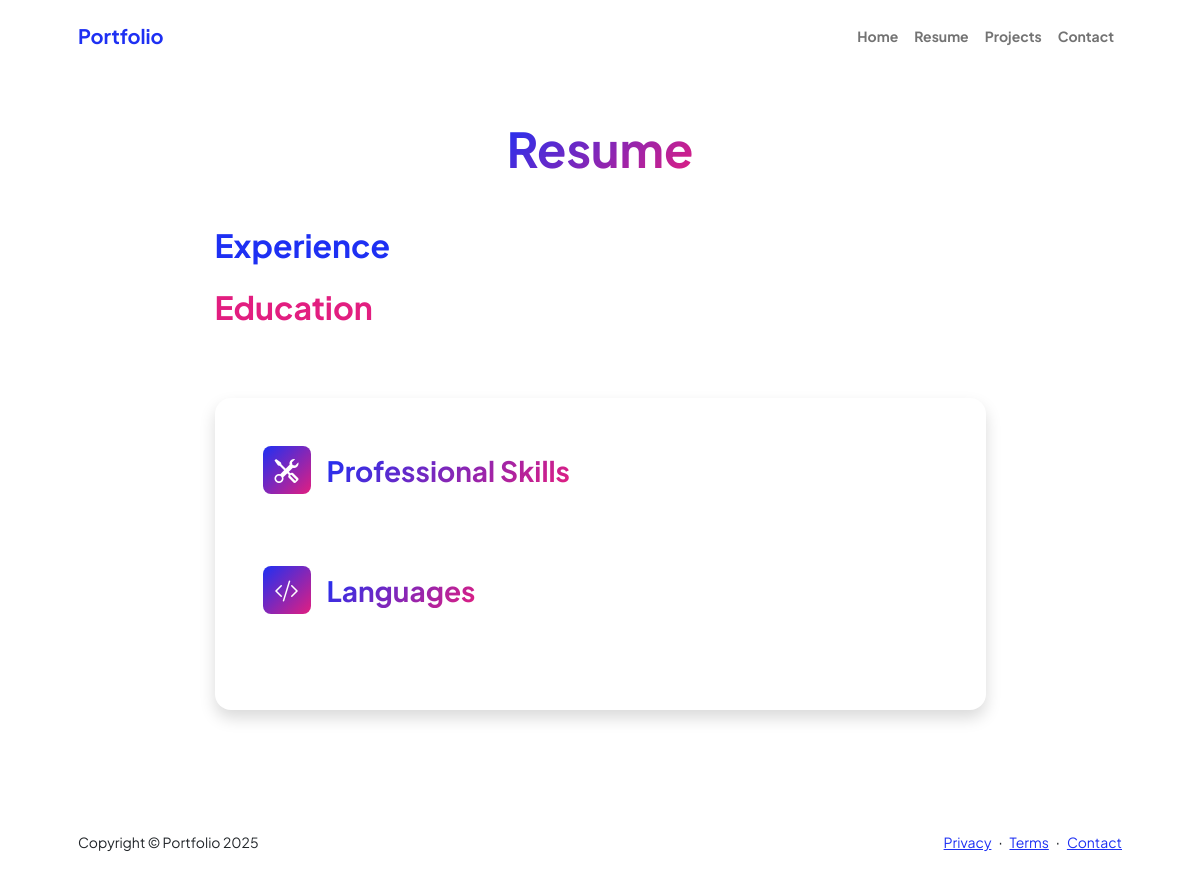
The page /resume/ on the database as committed earlier.
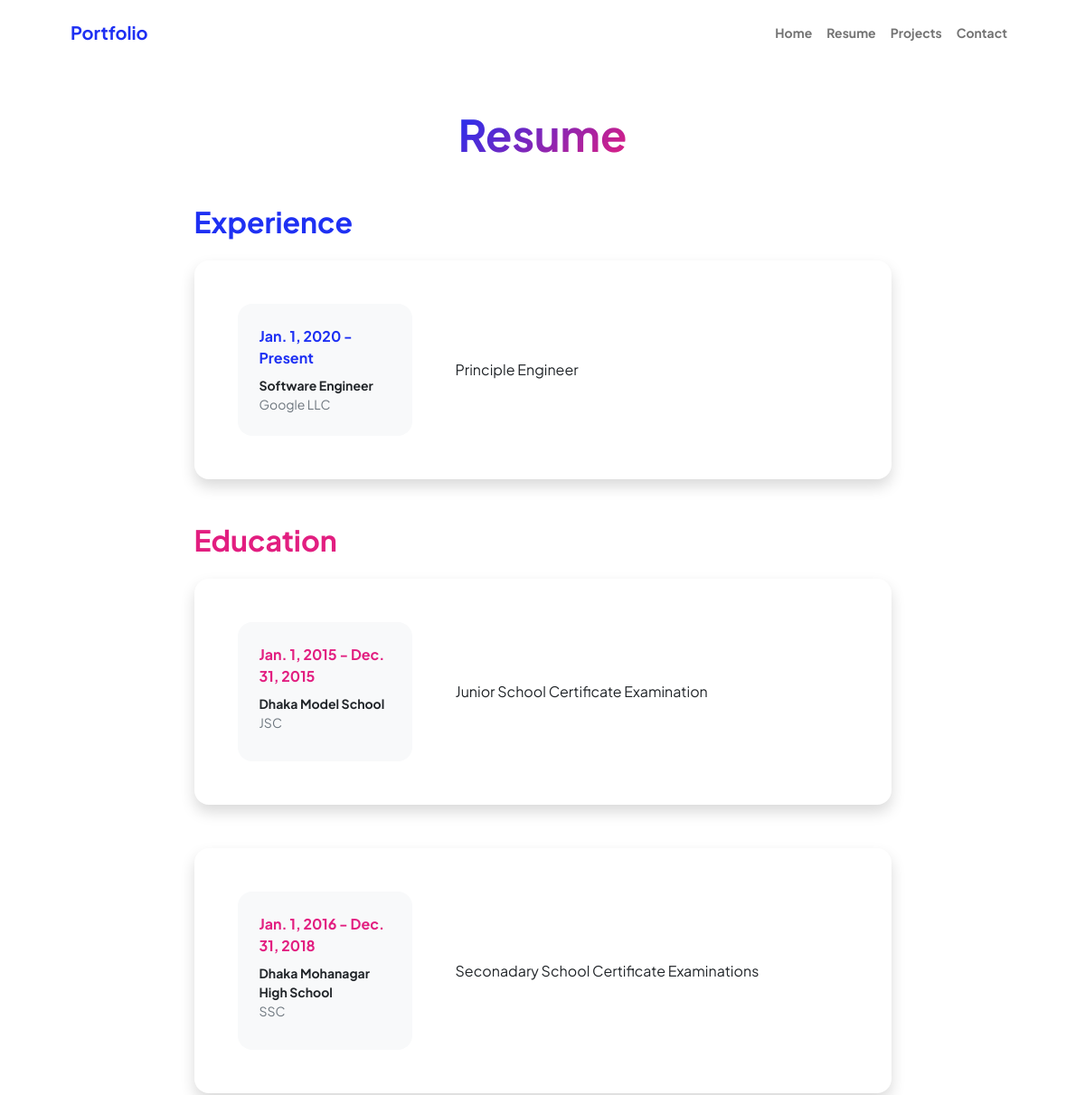
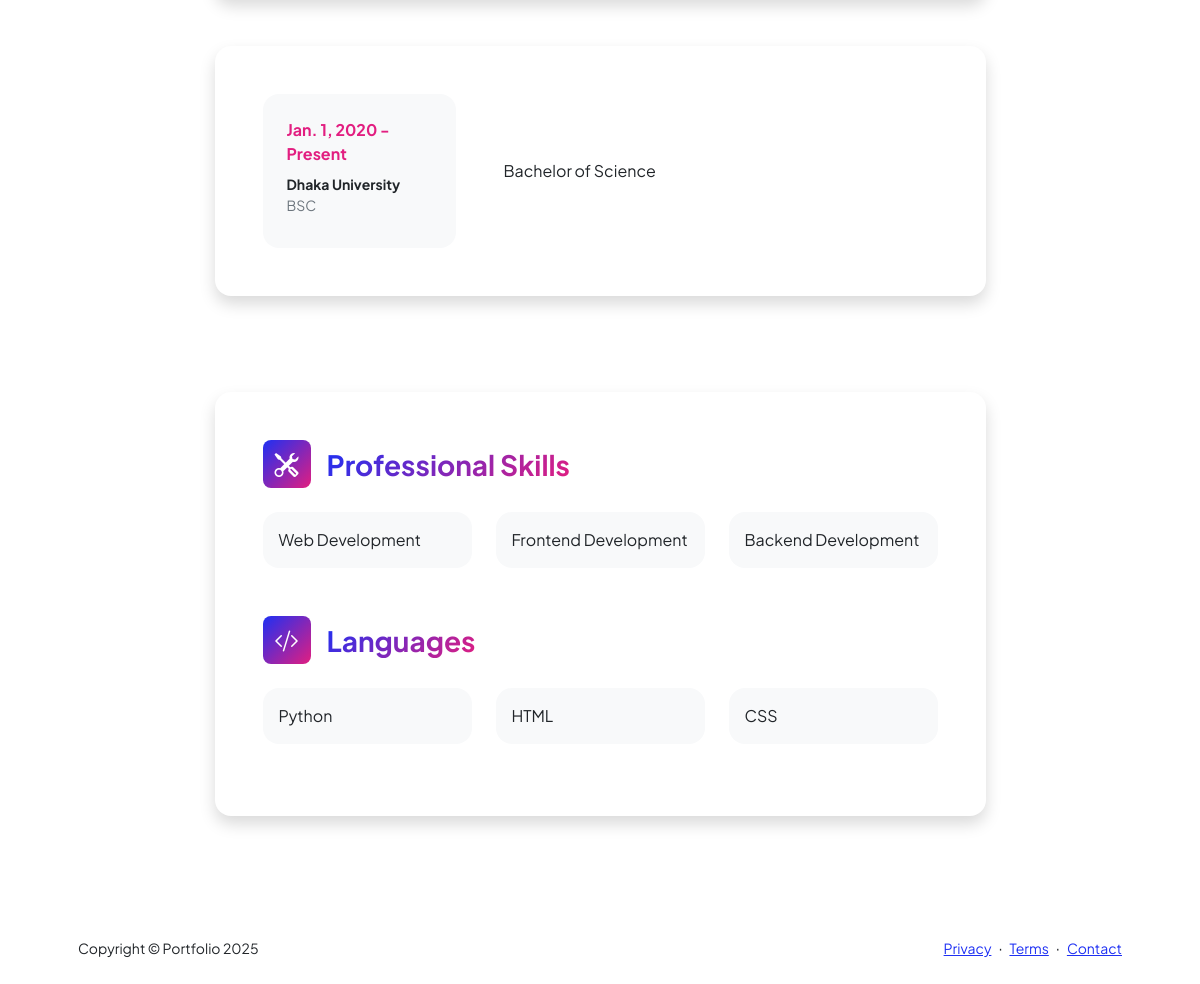
The same page on the database as committed later (2 pictures, top to bottom).
### portfolio/models.py (models this page shows, shortened)
class Experience(models.Model):
    job_title = models.CharField(max_length=100)
    company = models.CharField(max_length=100)
    start_date = models.DateField()
    end_date = models.DateField(null=True, blank=True)
    is_current = models.BooleanField(default=False)
    description = models.TextField()

class Education(models.Model):
    institution = models.CharField(max_length=200)
    degree = models.CharField(max_length=100)
    start_date = models.DateField()
    end_date = models.DateField(null=True, blank=True)
    is_current = models.BooleanField(default=False)
    description = models.TextField(blank=True)

class Skill(models.Model):
    name = models.CharField(max_length=100)
    proficiency = models.IntegerField(help_text="Proficiency level from 1 to 100")

class Language(models.Model):
    name = models.CharField(max_length=100)
    proficiency = models.IntegerField(help_text="Proficiency level from 1 to 100")

### portfolio/views.py (the view)
# urls.py: path("resume/", resume_view, name="resume"),
def resume_view(request):
    experiences = Experience.objects.all()
    educations = Education.objects.all()
    skills = Skill.objects.all()
    languages = Language.objects.all()
    context = {
        "experiences": experiences,
        "educations": educations,
        "skills": skills,
        "languages": languages,
    }
    return render(request, "resume.html", context)

### portfolio/templates/resume.html
{% extends 'base.html' %}
{% load static %}
{% block body %}
<div class="container px-5 my-5">
    <div class="text-center mb-5">
        <h1 class="display-5 fw-bolder mb-0"><span class="text-gradient d-inline">Resume</span></h1>
    </div>
    <div class="row gx-5 justify-content-center">
        <div class="col-lg-11 col-xl-9 col-xxl-8">
            <section>
                <div class="d-flex align-items-center justify-content-between mb-4">
                    <h2 class="text-primary fw-bolder mb-0">Experience</h2>
                </div>
                {% for experience in experiences %}
                <div class="card shadow border-0 rounded-4 mb-5">
                    <div class="card-body p-5">
                        <div class="row align-items-center gx-5">
                            <div class="col text-center text-lg-start mb-4 mb-lg-0">
                                <div class="bg-light p-4 rounded-4">
                                    <div class="text-primary fw-bolder mb-2">{{ experience.start_date }} - {% if experience.is_current %}Present{% else %}{{ experience.end_date }}{% endif %}</div>
                                    <div class="small fw-bolder">{{ experience.job_title }}</div>
                                    <div class="small text-muted">{{ experience.company }}</div>
                                </div>
                            </div>
                            <div class="col-lg-8"><div>{{ experience.description }}</div></div>
                        </div>
                    </div>
                </div>
                {% endfor %}
            </section>
            <section>
                <h2 class="text-secondary fw-bolder mb-4">Education</h2>
                {% for education in educations %}
                <div class="card shadow border-0 rounded-4 mb-5">
                    <div class="card-body p-5">
                        <div class="row align-items-center gx-5">
                            <div class="col text-center text-lg-start mb-4 mb-lg-0">
                                <div class="bg-light p-4 rounded-4">
                                    <div class="text-secondary fw-bolder mb-2">{{ education.start_date }} - {% if education.is_current %}Present{% else %}{{ education.end_date }}{% endif %}</div>
                                    <div class="mb-2">
                                        <div class="small fw-bolder">{{ education.institution }}</div>
                                        <div class="small text-muted">{{ education.degree }}</div>
                                    </div>                                </div>
                            </div>
                            <div class="col-lg-8"><div>{{ education.description }}</div></div>
                        </div>
                    </div>
                </div>
                {% endfor %}
            </section>
            <div class="pb-5"></div>
            <section>
                <div class="card shadow border-0 rounded-4 mb-5">
                    <div class="card-body p-5">
                        <div class="mb-5">
                            <div class="d-flex align-items-center mb-4">
                                <div class="feature bg-primary bg-gradient-primary-to-secondary text-white rounded-3 me-3"><i class="bi bi-tools"></i></div>
                                <h3 class="fw-bolder mb-0"><span class="text-gradient d-inline">Professional Skills</span></h3>
                            </div>
                            <div class="row row-cols-1 row-cols-md-3 mb-4">
                            {% for skill in skills %}
                                <div class="col mb-4 mb-md-0"><div class="d-flex align-items-center bg-light rounded-4 p-3 h-100">{{ skill.name }}</div></div>
                            {% endfor %}
                            </div>
                        </div>
                        <div class="mb-0">
                            <div class="d-flex align-items-center mb-4">
                                <div class="feature bg-primary bg-gradient-primary-to-secondary text-white rounded-3 me-3"><i class="bi bi-code-slash"></i></div>
                                <h3 class="fw-bolder mb-0"><span class="text-gradient d-inline">Languages</span></h3>
                            </div>
                            <div class="row row-cols-1 row-cols-md-3 mb-4">
                            {% for language in languages %}
                                <div class="col mb-4 mb-md-0"><div class="d-flex align-items-center bg-light rounded-4 p-3 h-100">{{ language.name }}</div></div>
                            {% endfor %}
                            </div>
                        </div>
                    </div>
                </div>
            </section>
        </div>
    </div>
</div>
{% endblock body %}

### portfolio/templates/base.html (shortened to what this page needs)
{% load static %}
<!DOCTYPE html>
<html lang="en">
<head>
    <link href="https://cdn.jsdelivr.net/npm/bootstrap-icons@1.8.1/font/bootstrap-icons.css" rel="stylesheet" />
    <link href="{% static 'css/styles.css' %}" rel="stylesheet" />
</head>
<body class="d-flex flex-column h-100">
    <main class="flex-shrink-0">
        <nav class="navbar navbar-expand-lg navbar-light bg-white py-3">
            <div class="container px-5">
                <a class="navbar-brand" href="{% url 'home' %}"><span class="fw-bolder text-primary">Portfolio</span></a>
                <div class="collapse navbar-collapse" id="navbarSupportedContent">
                    <ul class="navbar-nav ms-auto mb-2 mb-lg-0 small fw-bolder">
                        <li class="nav-item"><a class="nav-link" href="{% url 'home' %}">Home</a></li>
                        <li class="nav-item"><a class="nav-link" href="{% url 'resume' %}">Resume</a></li>
                        <li class="nav-item"><a class="nav-link" href="{% url 'projects' %}">Projects</a></li>
                        <li class="nav-item"><a class="nav-link" href="{% url 'contact' %}">Contact</a></li>
                    </ul>
                </div>
            </div>
        </nav>
        {% block body %}
        {% endblock body %}
    </main>
    <footer class="bg-white py-4 mt-auto">
        <div class="container px-5">
            <div class="row align-items-center justify-content-between flex-column flex-sm-row">
                <div class="col-auto">
                    <div class="small m-0">Copyright &copy; Portfolio 2025</div>
                </div>
                <div class="col-auto">
                    <a class="small" href="#!">Privacy</a>
                    <span class="mx-1">&middot;</span>
                    <a class="small" href="#!">Terms</a>
                    <span class="mx-1">&middot;</span>
                    <a class="small" href="#!">Contact</a>
                </div>
            </div>
        </div>
    </footer>
</body>
</html>

Rows that differ between the two databases and show on the page:
added Experience: start_date "Jan. 1, 2020", is_current "Present", job_title "Software Engineer", company "Google LLC", description "Principle Engineer"
added Education: start_date "Jan. 1, 2015", end_date "Dec. 31, 2015", institution "Dhaka Model School", degree "JSC", description "Junior School Certificate Examination"
added Education: start_date "Jan. 1, 2016", end_date "Dec. 31, 2018", institution "Dhaka Mohanagar High School", degree "SSC", description "Seconadary School Certificate Examinations"
added Education: start_date "Jan. 1, 2020", is_current "Present", institution "Dhaka University", degree "BSC", description "Bachelor of Science"
added Skill: name "Web Development"
added Skill: name "Frontend Development"
added Skill: name "Backend Development"
added Language: name "Python"
added Language: name "HTML"
added Language: name "CSS"
